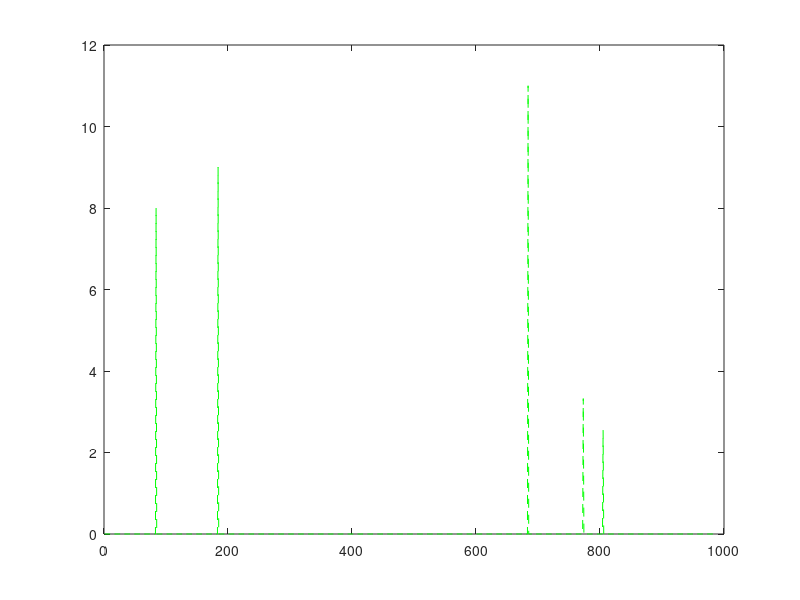
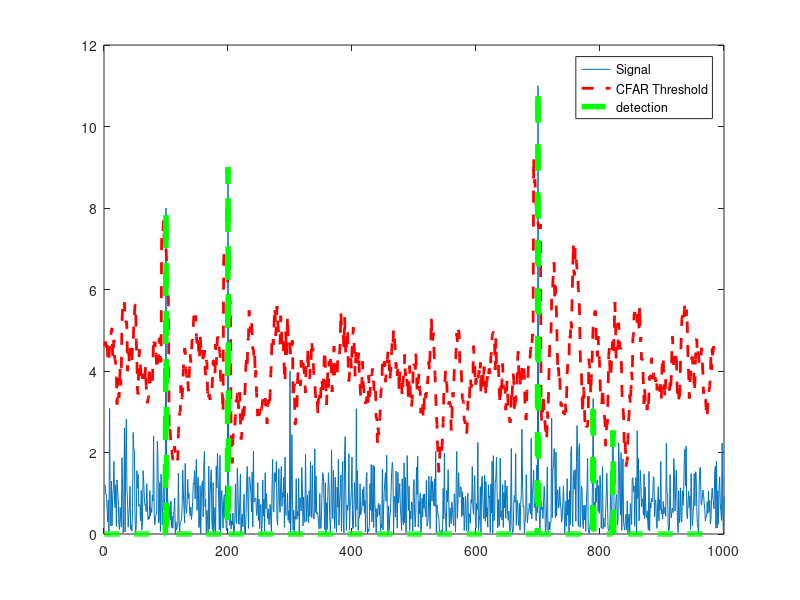

MATLAB code to generate these figures, in order:
% Implement 1D CFAR using lagging cells on the given noise and target scenario.

% Close and delete all currently open figures
close all;

% Data_points
Ns = 1000;

% Generate random noise
s=abs(randn(Ns,1));

%Targets location. Assigning bin 100, 200, 300 and 700 as Targets with the amplitudes of 8, 9, 4, 11.
s([100 ,200, 300, 700])=[8 9 4 11];

%plot the output
plot(s);

% TODO: Apply CFAR to detect the targets by filtering the noise.

% 1. Define the following:
% 1a. Training Cells
% 1b. Guard Cells 
T = 12;
G = 4;

% Offset : Adding room above noise threshold for desired SNR 
offset=5;

% Vector to hold threshold values 
threshold_cfar = [];

%Vector to hold final signal after thresholding
signal_cfar = [];

% 2. Slide window across the signal length
for i = 1:(Ns-(G+T))     

    % 2. - 5. Determine the noise threshold by measuring it within the training cells
    sum_tr_lead = sum(s(i:i+T-1));
    avg_tr = sum_tr_lead/T;
    threshold = offset * avg_tr;
    threshold_cfar = [threshold_cfar,{threshold}];
    % 6. Measuring the signal within the CUT
    signal = s(i+T+G);
    % 8. Filter the signal above the threshold
    if (signal < threshold)
      signal = 0;
    end
    signal_cfar = [signal_cfar, {signal}];
end




% plot the filtered signal
plot (cell2mat(signal_cfar),'g--');

% plot original sig, threshold and filtered signal within the same figure.
figure,plot(s);
hold on,plot(cell2mat(circshift(threshold_cfar,G)),'r--','LineWidth',2)
hold on, plot (cell2mat(circshift(signal_cfar,(T+G))),'g--','LineWidth',4);
legend('Signal','CFAR Threshold','detection')